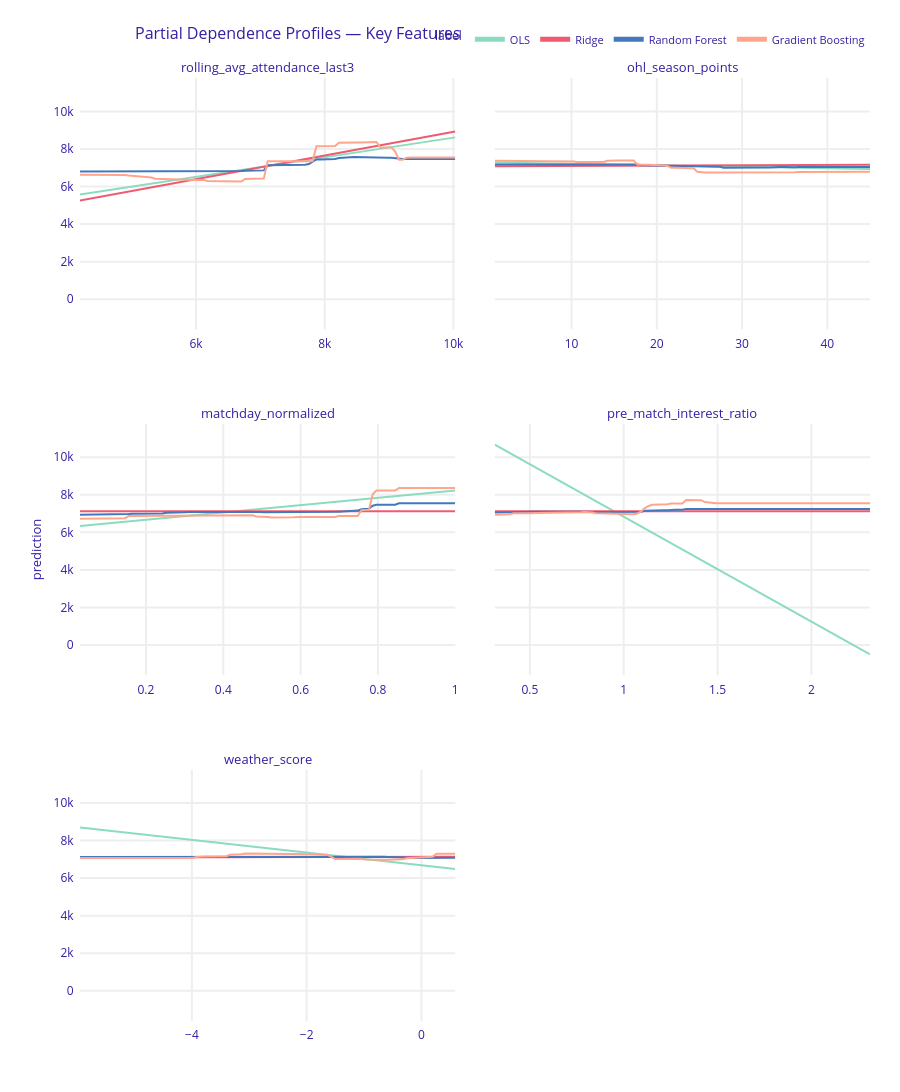

Source (notebook cell):
### Markdown cell above
## 6. Partial Dependence Profiles (Global)

How does the **average** predicted attendance change as each feature varies, holding everything else fixed?

### Code cell
# Five most interpretable continuous features
KEY_VARS = [
    'rolling_avg_attendance_last3',
    'ohl_season_points',
    'matchday_normalized',
    'pre_match_interest_ratio',
    'weather_score',
]

pdp_ols   = exp_ols.model_profile(variables=KEY_VARS)
pdp_ridge = exp_ridge.model_profile(variables=KEY_VARS)
pdp_rf    = exp_rf.model_profile(variables=KEY_VARS)
pdp_gb    = exp_gb.model_profile(variables=KEY_VARS)

pdp_ols.plot(
    objects=[pdp_ridge, pdp_rf, pdp_gb],
    title='Partial Dependence Profiles — Key Features'
)
